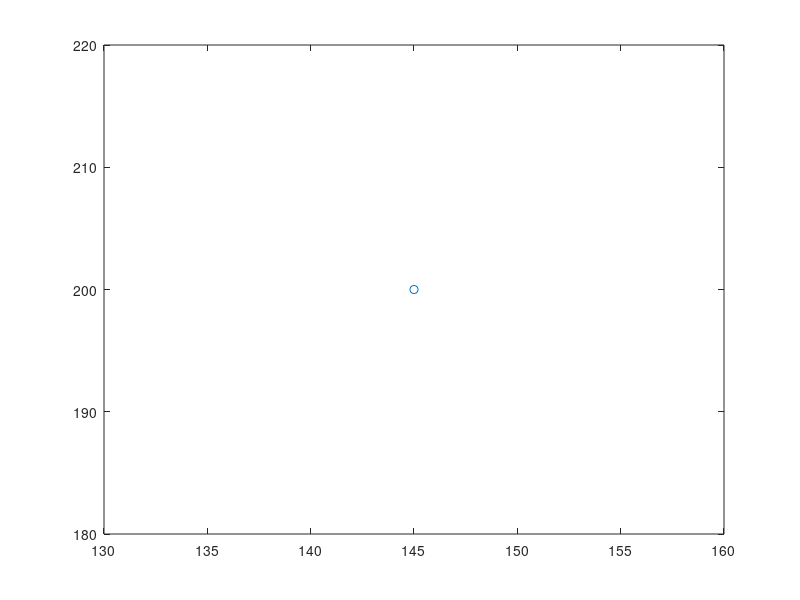

MATLAB code for this plot:
% BOX 0
% 2017.06.22 - 145 ms gets you 5 mL in 200 pulses for both ports

port1_time = [100 115 125 135 145 150];
port1_pulses = [375 300 260 235 200 186];
plot(port1_time,port1_pulses,'o')

port3_time = [140 145];
port3_pulses = [205 200];
plot(port3_time,port3_pulses,'o')

% BOX 1
% 2017.06.22 - 145 ms gets you 5 mL in 200 pulses for port 1
% 135 for port 2

port1_time = [145 120 130 140];
port1_pulses = [200 230 220 205];
plot(port1_time,port1_pulses,'o')

port3_time = [145 140 130 135];
port3_pulses = [180 186 210 200];
plot(port3_time,port3_pulses,'o')

% BOX 2
% 2017.06.22 - 145 ms gets you 5 mL in 200 pulses for both ports

port1_time = [145 ];
port1_pulses = [200];
plot(port1_time,port1_pulses,'o')

port3_time = [145 ];
port3_pulses = [200 ];
plot(port3_time,port3_pulses,'o')


% BOX 3
% 2017.06.22 - 145 ms gets you 5 mL in 200 pulses for both ports

port1_time = [145 ];
port1_pulses = [200];
plot(port1_time,port1_pulses,'o')

port3_time = [145 ];
port3_pulses = [200 ];
plot(port3_time,port3_pulses,'o')